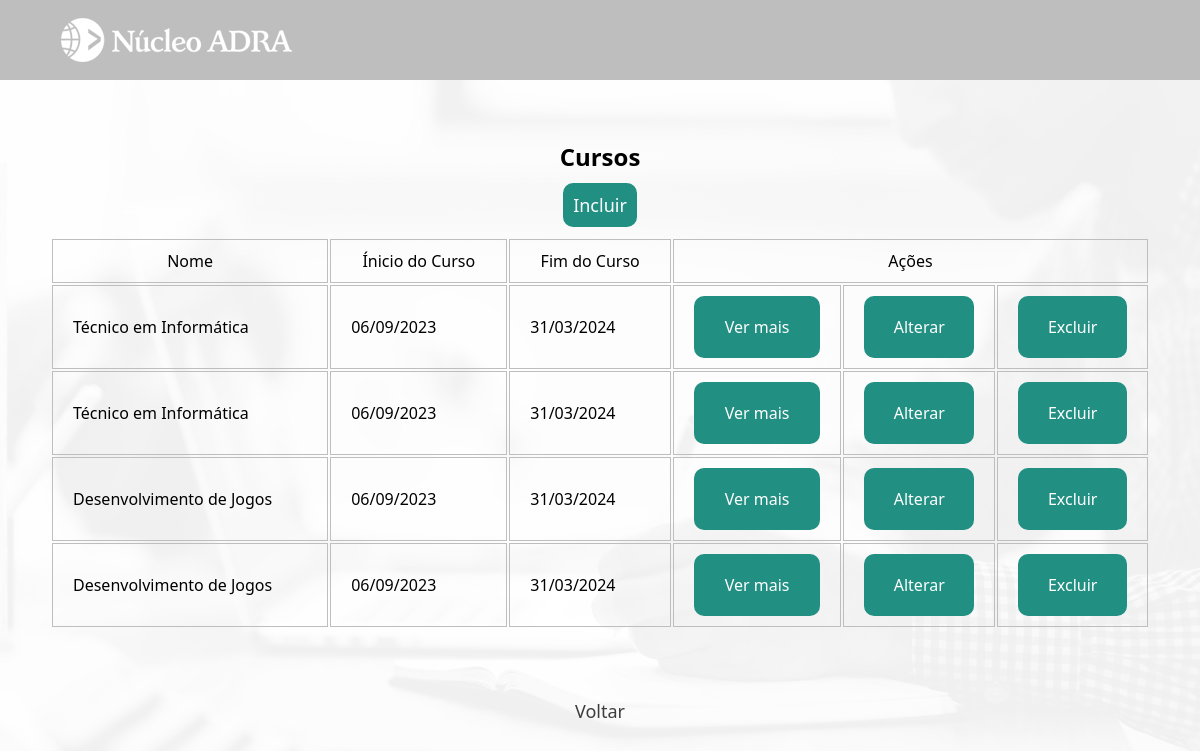
The page /institucional/curso/index.php on the database its author committed.
### tables this page shows
CREATE TABLE IF NOT EXISTS `curso` (
  `id_curso` int UNSIGNED NOT NULL AUTO_INCREMENT,
  `nome` varchar(45) NOT NULL,
  `sigla` varchar(5) DEFAULT NULL,
  `descricao` text NOT NULL,
  `area` varchar(40) NOT NULL,
  `ch` smallint UNSIGNED DEFAULT NULL,
  `periodo` enum('M','V','N') DEFAULT NULL,
  `curso_inicio` date DEFAULT NULL,
  `curso_fim` date DEFAULT NULL,
  `hora_inicio` char(5) DEFAULT NULL,
  `hora_fim` char(5) DEFAULT NULL,
  `valor` decimal(6,2) UNSIGNED DEFAULT NULL,
  PRIMARY KEY (`id_curso`)
);

### institucional/curso/index.php (the view, shortened to what this page needs)
<?php
    require_once "../../util/config.php";
    $sql = "SELECT * FROM curso";
    $result = mysqli_query($link, $sql);
?>
<!DOCTYPE html>
<html lang="pt-br">
<head>
    <link rel="stylesheet" href="../../css/mural.css">
</head>
<body>
<header>
        <main>
            <div class="cabecalho-conteudo">
                <a href="../administrador.php">
                <div id="logo" class="opcoes-nav">
                    <img src="../../imagens/nucleo-adra-branco-232x48.png" alt="logo-adra">
                </div>
                </a>
                <a href="../usuario.php">
                <div id="perfil" class="opcoes-nav">
                </div>
                </a>
            </div>
        </main>
    </header>
<div class="container-admin">
    <h2>Cursos</h2>
    <p><a href="create.php" class="incluir">Incluir</a></p>
    <table border="0" class="tabela-admin">
        <tr class="tabela-titulo">
            <td><center>Nome</center></td>
            <td><center>Ínicio do Curso</center></td>
            <td><center>Fim do Curso</center></td>
            <td colspan="4"><center>Ações</center></td>
        </tr>
        <?php while($row = mysqli_fetch_array($result)){?>
        <tr class="tabela-linha">
                <td><a href="./turma/index.php?c=<?php echo($row['id_curso'])?>" class="crud_curso"><?php echo($row['nome']);?></a></td>
                <td><a href="./turma/index.php?c=<?php echo($row['id_curso'])?>" class="crud_curso"><?php echo(date("d/m/Y", strtotime($row['curso_inicio'])));?></a></td>
                <td><a href="./turma/index.php?c=<?php echo($row['id_curso'])?>" class="crud_curso"><?php echo(date("d/m/Y", strtotime($row['curso_fim'])));?></a></td>
            </div>
            <td><?php echo('<a href="read.php?id='.$row['id_curso'].'" class="crud_link">Ver mais</a>')?></td>
            <td><?php echo('<a href="update.php?id='.$row['id_curso'].'" class="crud_link">Alterar</a>')?></td>
            <td><?php echo('<a href="delete.php?id='.$row['id_curso'].'" class="crud_link">Excluir</a>')?></td>
        </tr>
        <?php } ?>
    <div class="voltar">
        <p><a href='../administrador.php'>Voltar</a></p>
    </div>
</body>
</html>

### css/mural.css (style rules this page uses)
* { padding: 0; margin: 0; box-sizing: border-box; font-family:'Segoe UI', Tahoma, Geneva, Verdana, sans-serif; }
body { background: url("../imagens/Professor-icone-branco.png") no-repeat center center fixed; background-size: cover; -webkit-background-size: cover; -moz-background-size: cover; -o-background-size: cover; }
header { height: 10vh; background-color: #bebebe; display: flex; align-items: center; justify-content: center; }
main div { color: white; font-size: 20px; display: flex; justify-content: space-between; align-items: center; }
.cabecalho-conteudo { margin: 0 auto; padding: 0; display: flex; width: 90vw; height: 48px; justify-content: space-between; align-items: center; }
.opcoes-nav { display: flex; gap: 50px; height: 10vh; }
main a { text-decoration: none; }
#logo { cursor: pointer; }
#perfil { display: flex; align-items: center; justify-content: center; cursor: pointer; overflow: hidden; width: 48px; height: 48px; border-radius: 100%; }
table { width: 100%; }
table td { border: 1px solid #bebebe; padding: 10px 20px; }
p { margin: 10px 0; font-size: 18px; }
.container-admin { padding: 50px; width: 100vw; display: flex; flex-direction: column; align-items: center; }
.incluir { cursor: pointer; background-color: #218f82; padding: 10px; border-radius: 10px; color: white; text-decoration: none; }
.crud_link { color: white; padding: 20px; display: flex; flex-direction: column; align-items: center; text-decoration: none; background-color: #218f82; border-radius: 10px; }
.crud_curso { text-decoration: none; color: black; }
.container-admin h2 { margin: 10px 0; }
.tabela-admin { margin-top: 10px; }
.voltar a { display:flex; justify-content: center; text-decoration: none; cursor: pointer; padding: 10px; border-radius: 10px; color: rgb(61, 61, 61); }

### rows shown on the page
curso: nome "Técnico em Informática", curso_inicio "06/09/2023", curso_fim "31/03/2024"
curso: nome "Técnico em Informática", curso_inicio "06/09/2023", curso_fim "31/03/2024"
curso: nome "Desenvolvimento de Jogos", curso_inicio "06/09/2023", curso_fim "31/03/2024"
curso: nome "Desenvolvimento de Jogos", curso_inicio "06/09/2023", curso_fim "31/03/2024"
